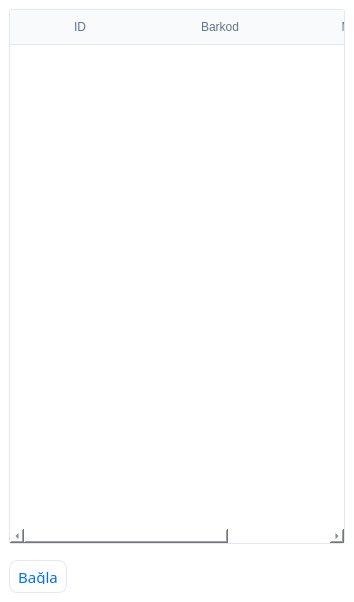
<?xml version="1.0" encoding="UTF-8"?>
<ui version="4.0">
 <class>Workspace</class>
 <widget class="QWidget" name="Workspace">
  <property name="geometry">
   <rect>
    <x>0</x>
    <y>0</y>
    <width>354</width>
    <height>602</height>
   </rect>
  </property>
  <property name="sizePolicy">
   <sizepolicy hsizetype="Preferred" vsizetype="Preferred">
    <horstretch>0</horstretch>
    <verstretch>0</verstretch>
   </sizepolicy>
  </property>
  <property name="minimumSize">
   <size>
    <width>354</width>
    <height>602</height>
   </size>
  </property>
  <property name="maximumSize">
   <size>
    <width>380</width>
    <height>602</height>
   </size>
  </property>
  <property name="sizeIncrement">
   <size>
    <width>0</width>
    <height>0</height>
   </size>
  </property>
  <property name="baseSize">
   <size>
    <width>0</width>
    <height>0</height>
   </size>
  </property>
  <property name="windowTitle">
   <string/>
  </property>
  <property name="windowIcon">
   <iconset resource="resources.qrc">
    <normaloff>:/assets/icons/icon.png</normaloff>:/assets/icons/icon.png</iconset>
  </property>
  <property name="styleSheet">
   <string notr="true">/* Main section */

QWidget {
    background-color: #FFFFFF;
    color: #334155;
}

/* Table Styling */
QTableWidget {
    background-color: #FFFFFF;
    border: 1px solid #E2E8F0;
	border-radius:3px;
    gridline-color: #F1F5F9;
}

QTableWidget::item {
    padding: 8px;
	border:none;
}

QTableWidget::item:selected {
    background-color: #E0F2FE;
    color: #0369A1;
}

QHeaderView::section {
    background-color: #F8FAFC;
    color: #64748B;
    padding: 8px;
    border: none;
    border-bottom: 1px solid #E2E8F0;
}

/* Button Styling */
QPushButton {
	max-height:15px;
    padding: 8px;
    border: 1px solid #E2E8F0;
    border-radius: 8px;
    background-color: #FFFFFF;
    color: #475569;
}

QPushButton:hover {
    background-color: #F0F9FF;
    border-color: #0EA5E9;
    color: #0EA5E9;
}

QPushButton:pressed {
    background-color: #E0F2FE;
    color: #0369A1;
}

/* Input Fields */
QLineEdit{
	max-height:15px;
    padding: 8px 12px;
    border: 1px solid #E2E8F0;
    border-radius: 8px;
    background-color: #FFFFFF;
    color: #334155;
}

QLineEdit:focus{
    border-color: #0EA5E9;
    background-color: #F0F9FF;
}

Line{
	background-color: rgba(40, 180, 244, 15);
}</string>
  </property>
  <layout class="QVBoxLayout" name="verticalLayout">
   <property name="leftMargin">
    <number>0</number>
   </property>
   <property name="topMargin">
    <number>0</number>
   </property>
   <property name="rightMargin">
    <number>0</number>
   </property>
   <property name="bottomMargin">
    <number>0</number>
   </property>
   <item>
    <widget class="QWidget" name="widget_list" native="true">
     <property name="font">
      <font>
       <family>FreeSans</family>
       <pointsize>12</pointsize>
      </font>
     </property>
     <property name="focusPolicy">
      <enum>Qt::FocusPolicy::NoFocus</enum>
     </property>
     <property name="styleSheet">
      <string notr="true"/>
     </property>
     <layout class="QVBoxLayout" name="verticalLayout_4">
      <item>
       <widget class="QTableWidget" name="table_Barcodes">
        <property name="cursor" stdset="0">
         <cursorShape>PointingHandCursor</cursorShape>
        </property>
        <property name="focusPolicy">
         <enum>Qt::FocusPolicy::NoFocus</enum>
        </property>
        <property name="styleSheet">
         <string notr="true"/>
        </property>
        <property name="frameShape">
         <enum>QFrame::Shape::NoFrame</enum>
        </property>
        <property name="sizeAdjustPolicy">
         <enum>QAbstractScrollArea::SizeAdjustPolicy::AdjustToContents</enum>
        </property>
        <property name="editTriggers">
         <set>QAbstractItemView::EditTrigger::NoEditTriggers</set>
        </property>
        <property name="tabKeyNavigation">
         <bool>false</bool>
        </property>
        <property name="showDropIndicator" stdset="0">
         <bool>false</bool>
        </property>
        <property name="dragDropOverwriteMode">
         <bool>false</bool>
        </property>
        <property name="dragDropMode">
         <enum>QAbstractItemView::DragDropMode::NoDragDrop</enum>
        </property>
        <property name="alternatingRowColors">
         <bool>true</bool>
        </property>
        <property name="selectionMode">
         <enum>QAbstractItemView::SelectionMode::SingleSelection</enum>
        </property>
        <property name="selectionBehavior">
         <enum>QAbstractItemView::SelectionBehavior::SelectRows</enum>
        </property>
        <property name="showGrid">
         <bool>true</bool>
        </property>
        <property name="gridStyle">
         <enum>Qt::PenStyle::SolidLine</enum>
        </property>
        <property name="sortingEnabled">
         <bool>false</bool>
        </property>
        <property name="rowCount">
         <number>0</number>
        </property>
        <attribute name="horizontalHeaderMinimumSectionSize">
         <number>31</number>
        </attribute>
        <attribute name="horizontalHeaderDefaultSectionSize">
         <number>140</number>
        </attribute>
        <attribute name="horizontalHeaderHighlightSections">
         <bool>true</bool>
        </attribute>
        <attribute name="horizontalHeaderShowSortIndicator" stdset="0">
         <bool>false</bool>
        </attribute>
        <attribute name="verticalHeaderVisible">
         <bool>true</bool>
        </attribute>
        <attribute name="verticalHeaderCascadingSectionResizes">
         <bool>false</bool>
        </attribute>
        <column>
         <property name="text">
          <string>ID</string>
         </property>
        </column>
        <column>
         <property name="text">
          <string>Barkod</string>
         </property>
        </column>
        <column>
         <property name="text">
          <string>Miqdar</string>
         </property>
        </column>
       </widget>
      </item>
      <item>
       <spacer name="verticalSpacer_12">
        <property name="font">
         <font>
          <family>FreeSans</family>
          <pointsize>12</pointsize>
         </font>
        </property>
        <property name="focusPolicy">
         <enum>Qt::FocusPolicy::NoFocus</enum>
        </property>
        <property name="orientation">
         <enum>Qt::Orientation::Vertical</enum>
        </property>
        <property name="sizeType">
         <enum>QSizePolicy::Policy::Fixed</enum>
        </property>
        <property name="sizeHint" stdset="0">
         <size>
          <width>20</width>
          <height>10</height>
         </size>
        </property>
       </spacer>
      </item>
      <item>
       <layout class="QHBoxLayout" name="horizontalLayout_5">
        <property name="spacing">
         <number>15</number>
        </property>
        <item>
         <widget class="QPushButton" name="button_close">
          <property name="maximumSize">
           <size>
            <width>125</width>
            <height>33</height>
           </size>
          </property>
          <property name="font">
           <font>
            <family>Sans Serif</family>
            <pointsize>11</pointsize>
            <bold>false</bold>
           </font>
          </property>
          <property name="cursor">
           <cursorShape>PointingHandCursor</cursorShape>
          </property>
          <property name="focusPolicy">
           <enum>Qt::FocusPolicy::NoFocus</enum>
          </property>
          <property name="styleSheet">
           <string notr="true">QPushButton{
	color:#006EFF;
}</string>
          </property>
          <property name="text">
           <string>Bağla</string>
          </property>
          <property name="iconSize">
           <size>
            <width>20</width>
            <height>20</height>
           </size>
          </property>
          <property name="checkable">
           <bool>false</bool>
          </property>
          <property name="autoExclusive">
           <bool>false</bool>
          </property>
         </widget>
        </item>
        <item>
         <spacer name="horizontalSpacer_3">
          <property name="focusPolicy">
           <enum>Qt::FocusPolicy::NoFocus</enum>
          </property>
          <property name="orientation">
           <enum>Qt::Orientation::Horizontal</enum>
          </property>
          <property name="sizeHint" stdset="0">
           <size>
            <width>40</width>
            <height>20</height>
           </size>
          </property>
         </spacer>
        </item>
       </layout>
      </item>
     </layout>
    </widget>
   </item>
  </layout>
 </widget>
 <resources>
  <include location="resources.qrc"/>
 </resources>
 <connections/>
</ui>
